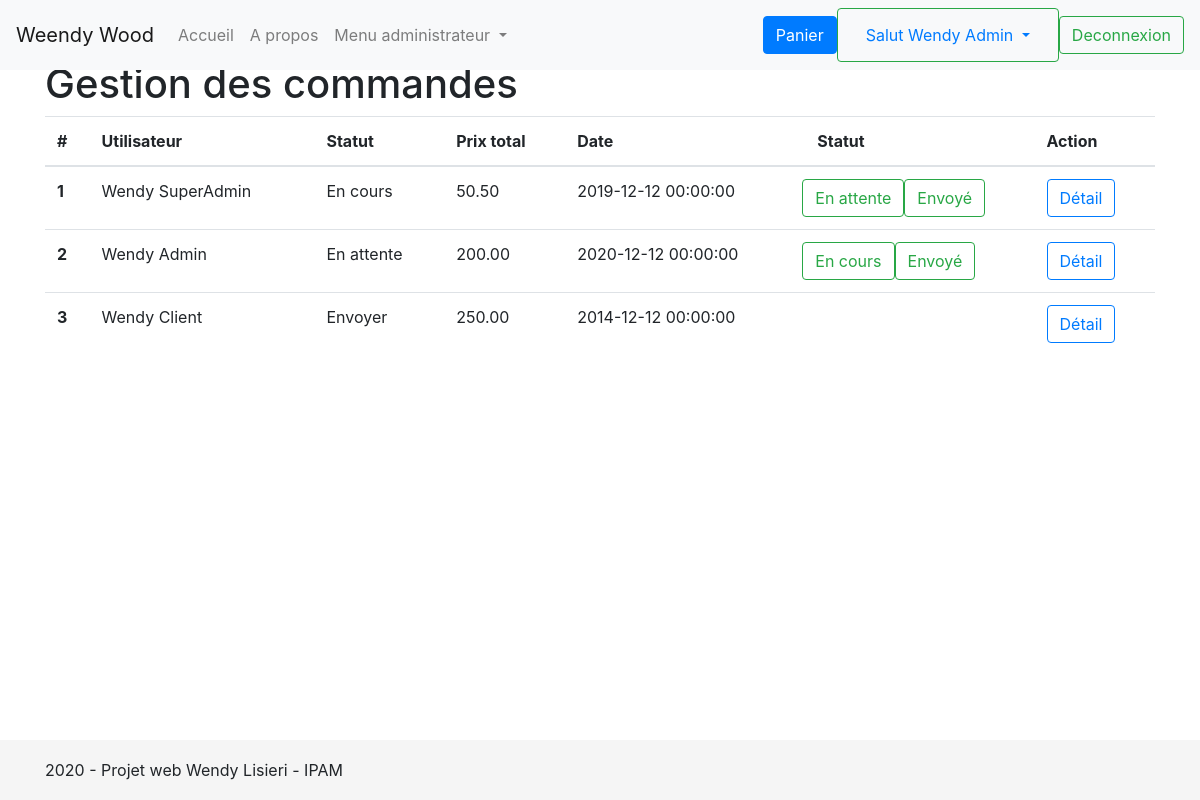
The app's page /adminCommandes (signed in) with its own data.
### tables this page shows
CREATE TABLE enTeteCommande(idEnTeteCommande INT PRIMARY KEY AUTO_INCREMENT, idUtilisateur INT, idStatut INT, prixTotal NUMERIC (10,2), dateCommande DATETIME, FOREIGN KEY (idUtilisateur) REFERENCES utilisateurs (idUtilisateur), FOREIGN KEY (idStatut) REFERENCES statut (idStatut));

CREATE TABLE utilisateurs (idUtilisateur INT PRIMARY KEY AUTO_INCREMENT, idRole INT, nom VARCHAR(255), prenom VARCHAR(255), email VARCHAR(500) UNIQUE, mdp VARCHAR(255), isActive INT, FOREIGN KEY (idRole) REFERENCES roles (idRole) );

CREATE TABLE statut(idStatut INT PRIMARY KEY AUTO_INCREMENT, nomStatut VARCHAR(255));

### controllers/adminCommandes.php (called while the page is built, shortened)
<?php
require 'models/commande.php';
$commandes = getEnTeteCommandes();
include 'views/adminCommandes.php';
?>

### models/commande.php (called while the page is built, shortened)
<?php
function getEnTeteCommandes() {
    $db = getDb();
    $reponse = $db->query(
	'SELECT e.idEnTeteCommande, u.prenom, u.nom, u.idUtilisateur, s.idStatut, s.nomStatut,  e.prixTotal,e.dateCommande
	FROM enTeteCommande AS e
	INNER JOIN utilisateurs AS u
		ON e.idUtilisateur = u.idUtilisateur
	INNER JOIN statut AS s
		ON e.idStatut = s.idStatut');
    $donnees = $reponse->fetchAll();
    return $donnees;
}
?>

### views/adminCommandes.php (the view, shortened to what this page needs)
<table class="table">
    <thead>
        <tr>
            <th scope="col">#</th>
            <th scope="col">Utilisateur</th>
            <th scope="col">Statut</th>
			<th scope="col">Prix total</th>
			<th scope="col">Date</th>
            <th scope="col">Statut</th>
            <th scope="col">Action</th>
        </tr>
    </thead>
    <tbody>
        <?php foreach($commandes as $commande):?>
			<tr>
				<th scope="row"><?=$commande['idEnTeteCommande']?></th>
				<td><?=$commande['prenom']?> <?=$commande['nom']?></td>
				<td><?=$commande['nomStatut']?></td>
				<td><?=$commande['prixTotal']?></td>
				<td><?=$commande['dateCommande']?></td>
				<td>
					<div class="row">
						<?php if($commande['idStatut'] != 3):?>
							<?php if($commande['idStatut'] != 1):?>
								<form method ='post' action="statut">
									<button class="btn btn-outline-success" type="submit">En cours</button>
								</form>
							<?php endif ?>
							<?php if($commande['idStatut'] != 2):?>
								<form method ='post' action="statut">
									<button class="btn btn-outline-success" type="submit">En attente</button>
								</form>
							<?php endif ?>
							<form method ='post' action="statut">
								<button class="btn btn-outline-success" type="submit">Envoyé</button>
							</form>
						<?php endif ?>
					</div>
				</td>
				<td>
					<form method ='post' action="detailsCommandes">
						<button class="btn btn-outline-primary" type="submit">Détail</button>
					</form>
				</td>
			</tr>
        <?php endforeach ?>
    </tbody>
</table>
<?php
include 'includes/layout.php';
?>

### css/sticky-footer-navbar.css (style rules this page uses)
html { position: relative; min-height: 100%; }
body { margin-bottom: 60px; }

### records on screen
entetecommande: idEnTeteCommande "1", idUtilisateur.prenom "Wendy", idUtilisateur.nom "SuperAdmin", idStatut.nomStatut "En cours", prixTotal "50.50", dateCommande "2019-12-12 00:00:00"
entetecommande: idEnTeteCommande "2", idUtilisateur.prenom "Wendy", idUtilisateur.nom "Admin", idStatut.nomStatut "En attente", prixTotal "200.00", dateCommande "2020-12-12 00:00:00"
entetecommande: idEnTeteCommande "3", idUtilisateur.prenom "Wendy", idUtilisateur.nom "Client", idStatut.nomStatut "Envoyer", prixTotal "250.00", dateCommande "2014-12-12 00:00:00"

### other values on screen
$_SESSION['prenom'] "Wendy"
$_SESSION['nom'] "Admin"
$title "Gestion des commandes"
